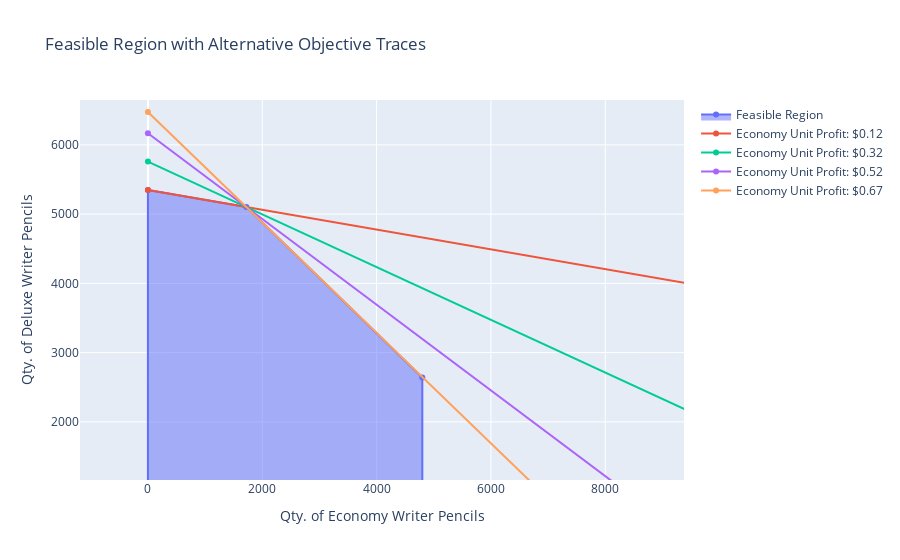

Notebook cell for this chart:
### Code cell
layout['title']['text'] = 'Feasible Region with Alternative Objective Traces'
fig = go.Figure(data=[feasible_region]+calc_alternate_objective_traces(), layout=layout)
iplot(fig)

### Figure 1 — Plotly figure (JSON) as saved in the notebook; plotly's stock layout.template omitted (floating-point values rounded to 4 significant figures)
{"data": [{"fill": "toself", "name": "Feasible Region", "type": "scatter", "x": [0, 0, 1722.0, 4800, 4800, 0], "y": [0, 5349.0, 5103.0, 2640, 0, 0]}, {"name": "Economy Unit Profit: $0.12", "type": "scatter", "x": [0, 37440.0], "y": [5349.0, 0]}, {"name": "Economy Unit Profit: $0.32", "type": "scatter", "x": [0, 15120.0], "y": [5759.0, 0]}, {"name": "Economy Unit Profit: $0.52", "type": "scatter", "x": [0, 9965.0], "y": [6169.0, 0]}, {"name": "Economy Unit Profit: $0.67", "type": "scatter", "x": [0, 8119.0], "y": [6476.0, 0]}], "layout": {"autosize": true, "title": {"text": "Feasible Region with Alternative Objective Traces"}, "xaxis": {"autorange": false, "range": [-1188.0, 9377.0], "title": {"text": "Qty. of Economy Writer Pencils"}, "type": "linear"}, "yaxis": {"autorange": false, "range": [1160.0, 6649.0], "title": {"text": "Qty. of Deluxe Writer Pencils"}, "type": "linear"}}}
